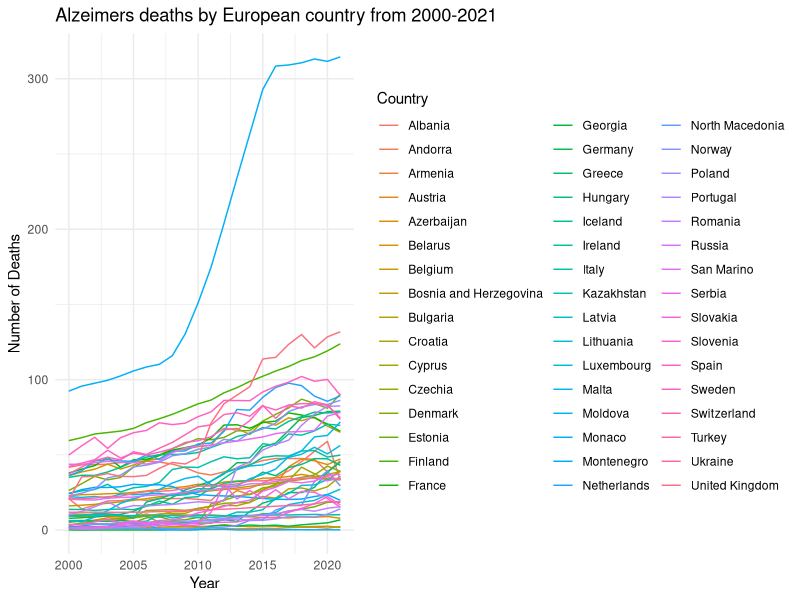
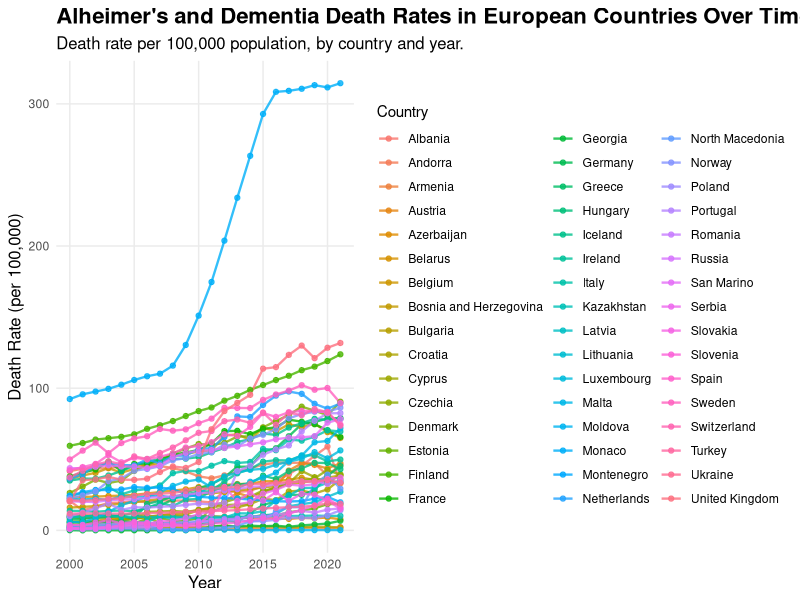
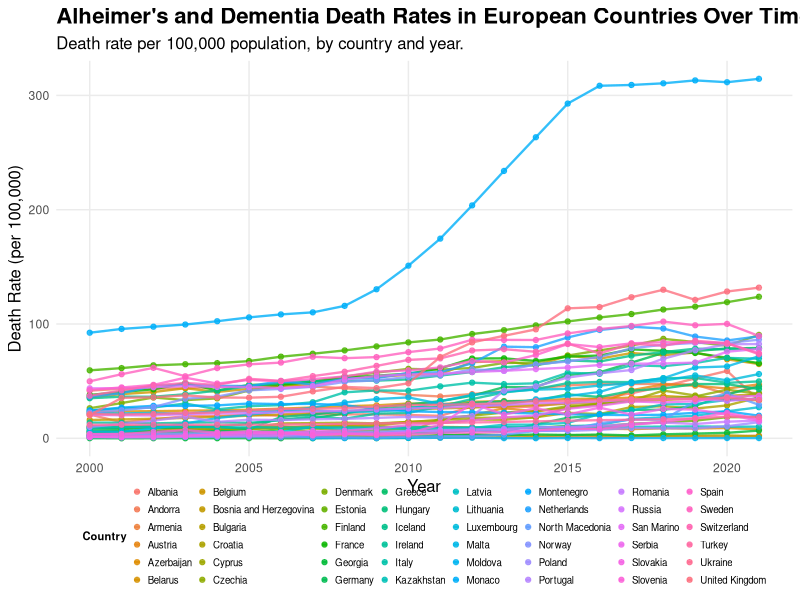
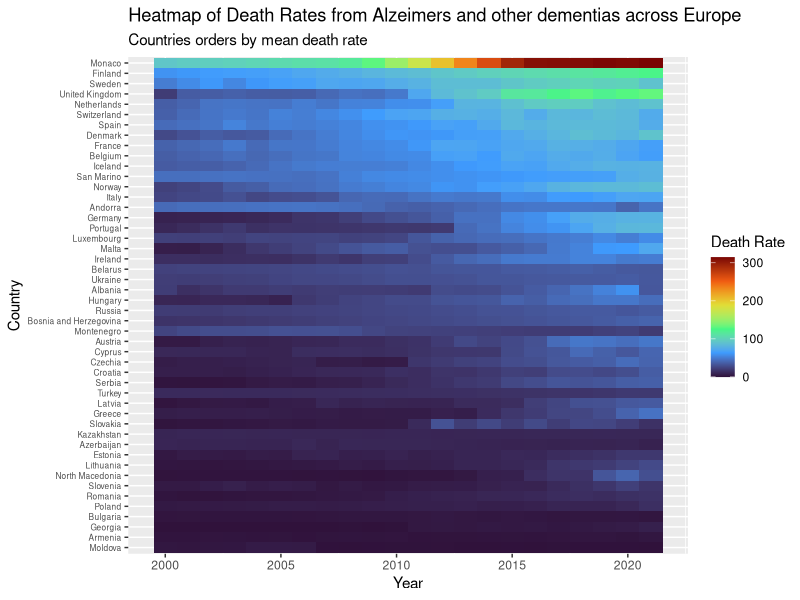

The R source for these figures, in order:
## ---- chunk 1
#| include: FALSE
library(here)
library(tidyverse)
library(dplyr)
library(ggplot2)
## ---- chunk 2
#| results: 'hide'
#| message: FALSE
#Loading raw data into R
read_csv(here("death-rate-from-alzheimers-other-dementias-ghe.csv"))

#Reading dataset into a dataframe
df<-read.csv("death-rate-from-alzheimers-other-dementias-ghe.csv")

## ---- chunk 3
#| include: FALSE
head(df,10)

## ---- chunk 4
#1. Define a vector of European countries to give me something to reduce my raw data based upon 

european_countries<- c(
  "Albania", "Andorra", "Armenia", "Austria", "Azerbaijan", 
  "Belarus", "Belgium", "Bosnia and Herzegovina", "Bulgaria", 
  "Croatia", "Cyprus", "Czechia", "Denmark", "Estonia", "Finland",
  "France", "Georgia", "Germany", "Greece", "Hungary", "Iceland", 
  "Ireland", "Italy", "Kazakhstan", "Latvia", "Lithuania", "Luxembourg", "Malta", "Moldova", "Monaco", "Montenegro", "Netherlands", "North Macedonia", "Norway", "Poland", "Portugal", "Romania", "Russia", "San Marino", "Serbia", "Slovakia", "Slovenia", "Spain", "Sweden", "Switzerland", "Turkey", "Ukraine",
  "United Kingdom" 
)


#2. Filter the data frame 
#Use the command filter to keep all rows where the value in the "Entity" column is also present in the 'european_countries' vector that was created

europe_alzheimers_df<-df %>%
  filter(Entity %in% european_countries)


#3. Displaying first few rows of the new data frame 

print(head(europe_alzheimers_df))


#4. Counting the number of rows in the original date frame and the new data frame to check that the intended rows were removed 

print(paste("Original rows:", nrow(df)))
print(paste("European rows:", nrow(europe_alzheimers_df)))


#5. Saving the new data set with just European countries in it 
write.csv(europe_alzheimers_df, "european_alzeimers_deaths.csv", row.names = FALSE)


#6 Viewing the new clean data set 
view(europe_alzheimers_df)

#7 Renaming columns 
europe_alzheimers_deaths<- europe_alzheimers_df %>%
  rename(Country = Entity,
         DeathRate = Death.rate.from.alzheimer.disease.and.other.dementias.among.both.sexes)

#8 Viewing final clean data set 
view(europe_alzheimers_deaths)

## ---- chunk 5
#Creating simple line graph 
ggplot(europe_alzheimers_deaths, aes(x = Year, y = DeathRate, colour = Country, group = Country)) + 
  #Adding x and y axis and grouping data points by country
 
   geom_line() + #adding the line
 
   labs (title = "Alzeimers deaths by European country from 2000-2021",
  x = "Year",
  y = "Number of Deaths",
  colour = "Country") +
  #adding title and labels for axis and assigning a different colour for each country 
 
   theme_minimal()
## ---- chunk 6
alzheimer_plot<- ggplot(
  data = europe_alzheimers_deaths,
  aes(
    x = Year,
    y = DeathRate,
    group = Country,
    colour = Country 
  )
) +
  geom_line(
    linewidth = 0.8,
    alpha = 0.8 
  ) +
  geom_point(
    size = 1.5,
    alpha = 0.8
  ) +
  labs(
    title = "Alheimer's and Dementia Death Rates in European Countries Over Time",
    subtitle = "Death rate per 100,000 population, by country and year.",
    x = "Year",
    y = "Death Rate (per 100,000)",
    colour = "Country"
  ) +
  theme_minimal() +
  theme(
    plot.title = element_text(size = 16, face = "bold"),
    plot.subtitle = element_text(size = 12),
    axis.title = element_text(size = 12),
    legend.position = "right",
    panel.grid.minor = element_blank()
  ) 


print(alzheimer_plot)
## ---- chunk 7
alzheimer_plot<- ggplot(
  data = europe_alzheimers_deaths,
  aes(
    x = Year,
    y = DeathRate,
    group = Country,
    colour = Country 
  )
) +
  geom_line(
    linewidth = 0.8,
    alpha = 0.8 
  ) +
  geom_point(
    size = 1.5,
    alpha = 0.8
  ) +
  labs(
    title = "Alheimer's and Dementia Death Rates in European Countries Over Time",
    subtitle = "Death rate per 100,000 population, by country and year.",
    x = "Year",
    y = "Death Rate (per 100,000)",
    colour = "Country"
  ) +
  theme_minimal() +
  theme(
    legend.position = "bottom",
    legend.direction = "horizontal",
    legend.text = element_text(size = 7),
    legend.title = element_text(size = 8, face = "bold"),
    legend.key.size = unit(0.3, "lines"),
    legend.box.margin = margin(t = -15, r = 0, b = 0, l = 0),
    legend.box.spacing = unit(0.1, "cm"),
    plot.title = element_text(size = 16, face = "bold"),
    plot.subtitle = element_text(size = 12),
    axis.title = element_text(size = 12),
    panel.grid.minor = element_blank()
  ) +
  guides(colour = guide_legend(ncol = 8))

print(alzheimer_plot)
## ---- chunk 8
alzheimers_heatmap<- europe_alzheimers_deaths %>%
  mutate(Country = fct_reorder(Country, DeathRate, .fun = 'mean')) %>%
  ggplot(mapping = aes(x = Year, y = Country, fill = DeathRate)) +
  geom_tile() +
  scale_fill_viridis_c(option = "turbo") +
  labs(title = "Heatmap of Death Rates from Alzeimers and other dementias across Europe",
       subtitle = "Countries orders by mean death rate",
       x = "Year", y = "Country", fill = "Death Rate") +
  theme(axis.text.y = element_text(size = 6))

alzheimers_heatmap
